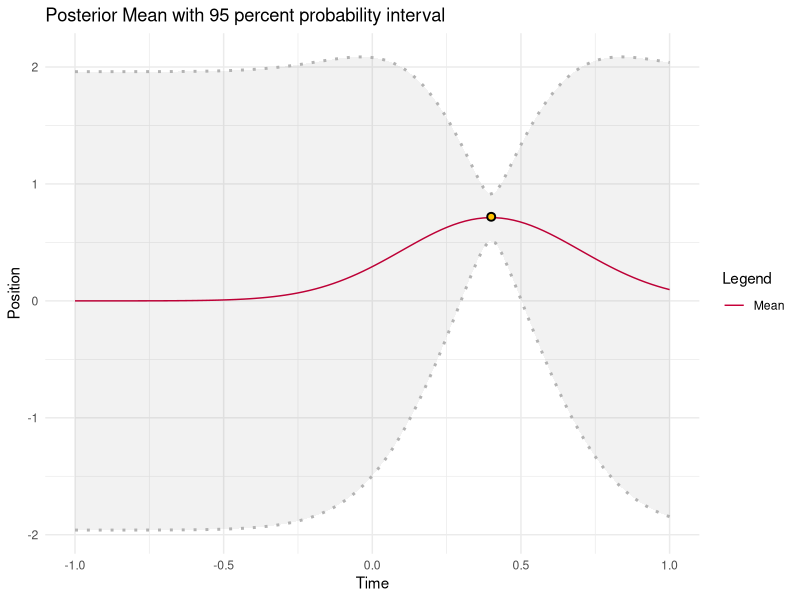
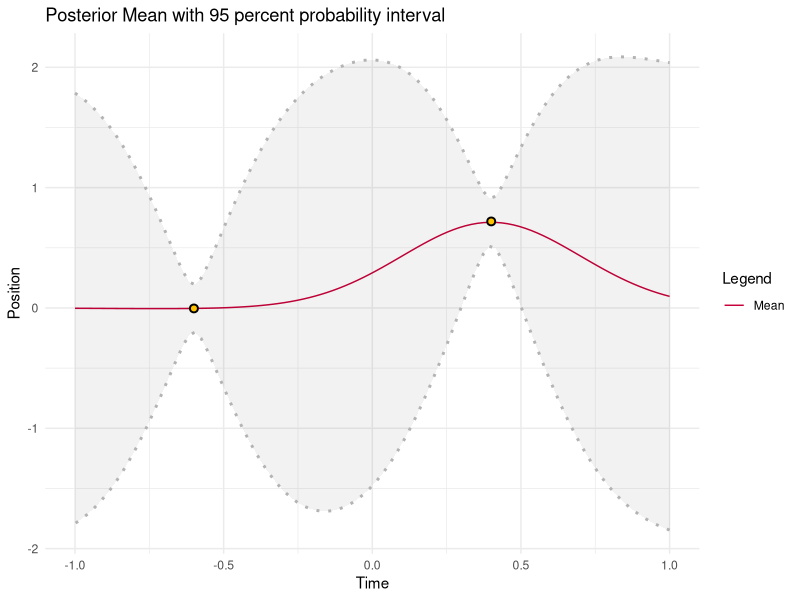
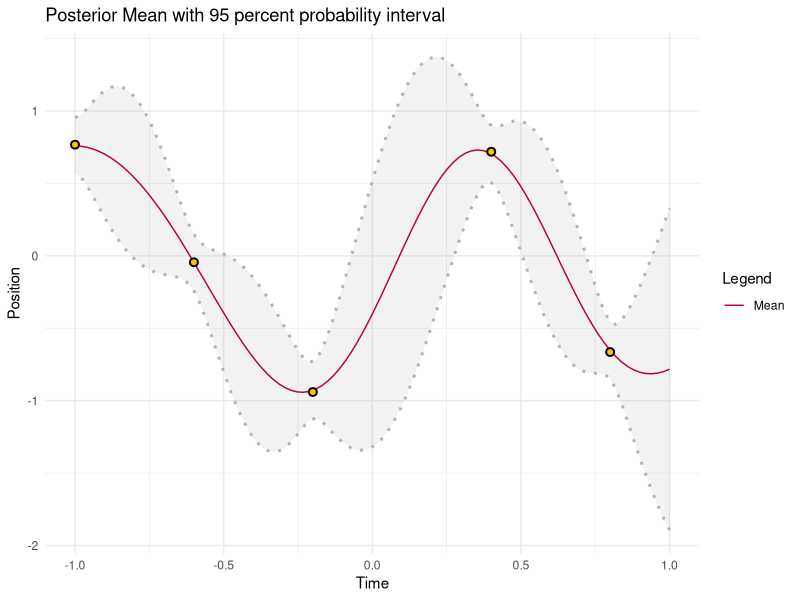
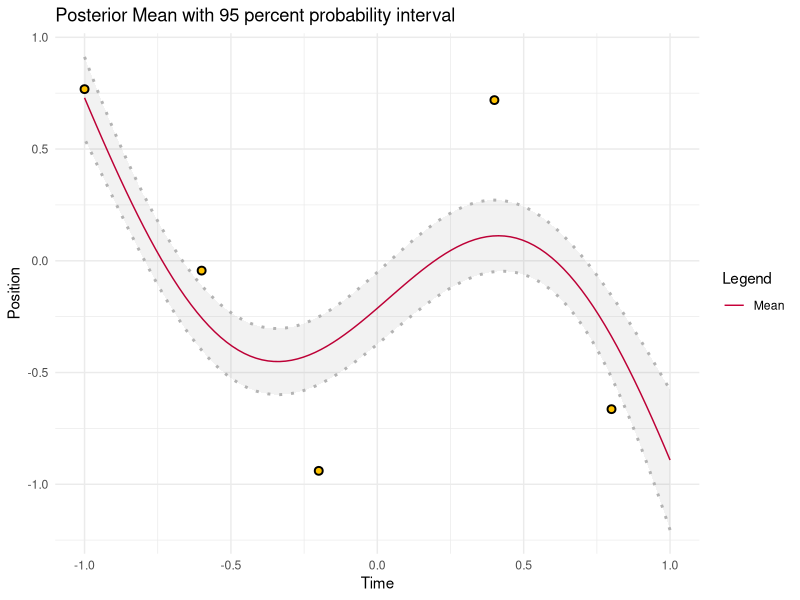

The R script that drew these images, in order:
## ---- chunk 1
knitr::opts_chunk$set(echo = TRUE)
library(ggplot2)
set.seed(12345)
## ---- chunk 2

#' se_kernel
#'
#' @param x Point X.
#' @param y Point Y.
#' @param d Parameter sigma_f.
#' @param ell Parameter ell.
#'
#' @return Returns the squared exponential kernel function applied to X and Y.
se_kernel = function(x, y, d=1, ell=0.3) {
  return(d^2 * exp(-0.5 * (((x-y)/ell)^2)))
}

#' cov_kernel
#'
#' @param X 
#' @param kernel A kernel functions.
#' @param ... Parameters for the kernel function.
#'
#' @return Returns the covariance matrix where the kernel is being applied.
cov_kernel = function(X, Y, kernel, ...) {
  
  if (!is.vector(X) || !is.vector(Y))
    stop("X and Y must be vectors.")
  
  K = matrix(NA, nrow = length(X), ncol = length(Y))
  
  for (i in 1:length(X)) {
    for (j in 1:length(Y)) {
      K[i, j] = kernel(X[i], Y[j], ...)
    }
  }
  
  return(K)
}

#' posteriorGP
#'
#' @param X Vector of training inputs.
#' @param Y Vector of training targets/outputs.
#' @param XStar Vector of inputs where the posterior distribution is evaluated,
#    i.e XStar.
#' @param sigmaNoise Noise standard deviation sigma_n.
#' @param kernel A kernel function.
#' @param ... Parameters for the kernel function.
#'
#' @return Vector with the posterior mean and variance of f evaluated on set XStar
posteriorGP = function(X, Y, XStar, sigmaNoise, kernel, ...) {
  
  K = t(cov_kernel(X, X, kernel, ...))
  L = t(chol(K + diag(sigmaNoise^2, length(X))))
  
  # Predictive Mean
  alpha = solve(t(L), solve(L, Y))
  K_star = cov_kernel(X, XStar, kernel, ...)
  f_star = t(K_star) %*% alpha
  
  # Predictive Variance
  V = solve(L, K_star)
  V_f_star = cov_kernel(XStar, XStar, kernel, ...) - t(V) %*% V
  
  # Log Marginal Likelihood
  n = length(X)
  
  lml = -0.5 %*% t(Y) %*% alpha - sum(log(diag(L))) - (n/2) * log(2*pi)
  
  gp_object = list(mean=f_star,
                   variance=V_f_star,
                   lml = lml,
                   X=X, Y=Y,
                   XStar=XStar)
  
  class(gp_object) = "gp"

  return(gp_object)
}

#' plot.gp
#'
#' @param gp An Gaussian Process ("gp") object.
#' @param direct_plot TRUE by default. Determines if to plot directly or to
#'    return the plot.
#'
#' @return If direct_plot is set to TRUE, the plot object.
plot.gp = function(gp, direct_plot=TRUE) {
  df = data.frame(x = grid,
                y = gp$mean,
                y_upper = gp$mean + 1.96*sqrt(diag(gp$variance)),
                y_lower = gp$mean - 1.96*sqrt(diag(gp$variance)))

  points = data.frame(x = gp$X, y = gp$Y)
  
  p = ggplot() +
  geom_line(aes(x = df$x, y = df$y, colour = "Mean")) +
  geom_ribbon(aes(x = df$x, ymin = df$y_lower, ymax = df$y_upper), 
                alpha=0.05,
                linetype=3,
                colour="grey70",
                size=1,
                fill="black") +
  geom_point(aes(x = points$x, y = points$y), color = "black",
          fill = "#FFC300", shape = 21, size = 2, stroke = 1) +
  labs(title = "Posterior Mean with 95 percent probability interval",
       y = "Position", x = "Time", color = "Legend") +
  scale_color_manual(values = c("#C70039", "#FF5733", "#581845")) +
  theme_minimal()
  
  if (!direct_plot)
    return(p)
  
  print(p)
}

## ---- chunk 3

sigma_f = 1
ell = 0.3
sigma_n = 0.1

x = 0.4
y = 0.719

grid = seq(from=-1, to=1, length.out = 100)

res = posteriorGP(x, y, grid, sigma_n, se_kernel, d=sigma_f, ell=ell)

## ---- chunk 4

plot(res)

## ---- chunk 5

x = c(0.4, -0.6)
y = c(0.719, -0.004)
res = posteriorGP(x, y, grid, sigma_n, se_kernel, d=sigma_f, ell=ell)


## ---- chunk 6

plot(res)

## ---- chunk 7

x = c(-1, -0.6, -0.2, 0.4, 0.8)
y = c(0.768, -0.044, -0.940, 0.719, -0.664)

input = matrix(c(x,y), nrow=2, byrow=TRUE)
rownames(input) = c("x", "y")
input

## ---- chunk 8

res = posteriorGP(input[1,], input[2,], grid, sigma_n, se_kernel, d=sigma_f,
                  ell=ell)

## ---- chunk 9

plot(res)

## ---- chunk 10

sigma_f = 1
ell = 1

res = posteriorGP(x, y, grid, sigma_n, se_kernel, d=sigma_f, ell=ell)

## ---- chunk 11

plot(res)

